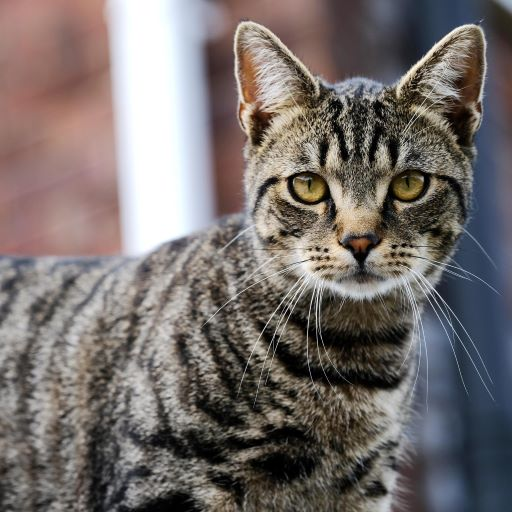
#> input picture Photos/cat.jpg, 512 x 512 px
$ jupyter execute masking.ipynb
#> lines starting #> are read from the running program, lines starting #| are printed output that depends on the picture; after the words box and inside, x2 and y2 are one past the last pixel; in counts of white or black regions, pixels touching at a corner belong together
[cell 1]
import cv2 as cv
import numpy as np

[cell 2]
img = cv.imread("Photos/cat.jpg")
#> img is the input picture: shape (512, 512, 3); mean B, G, R 108.4, 110.5, 117.9

blank = np.zeros(img.shape[:2],dtype='uint8')

mask = cv.circle(blank,(blank.shape[1]//2, blank.shape[0]//2), 100, 255, -1)
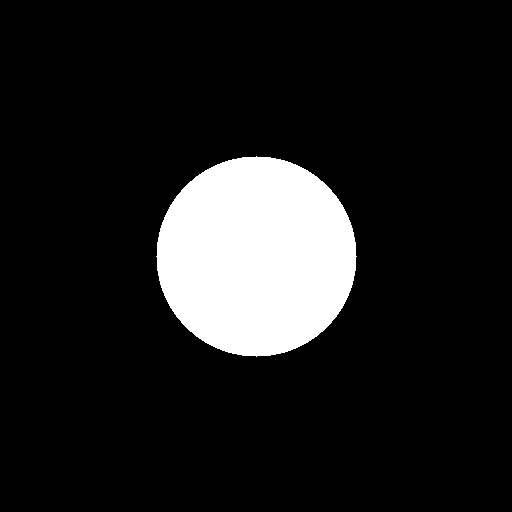
#> blank: shape (512, 512); 12% white; 1 white region, box (x1, y1, x2, y2) and area: (156, 156, 357, 357) 31417

cv.imshow("Mask",mask)

masked_img = cv.bitwise_and(img,img,mask=mask)
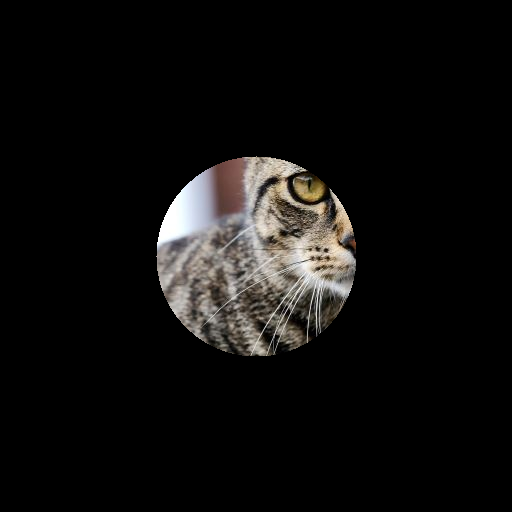
#> masked_img: shape (512, 512, 3); mean B, G, R 14.1, 15.1, 16.1
cv.imshow("Masked Image",masked_img)
cv.waitKey(0)

$ run again, with Photos/group.jpeg copied over Photos/cat.jpg
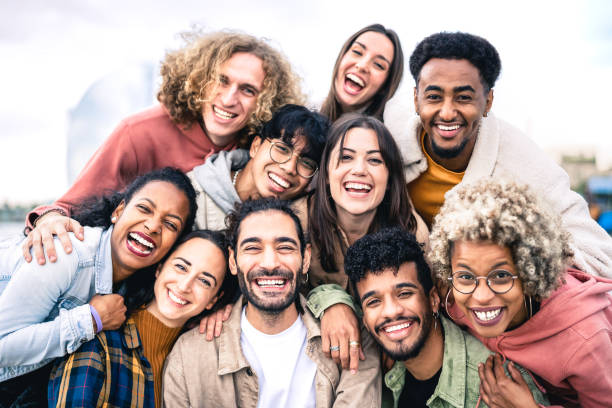
#> input picture Photos/group.jpeg, 612 x 408 px
#> img is the input picture: shape (408, 612, 3); mean B, G, R 156.2, 161.2, 181.9
#> `mask = cv.circle(blank,(blank.shape[1]//2, blank.shape[0]//2), 100, 25..`:
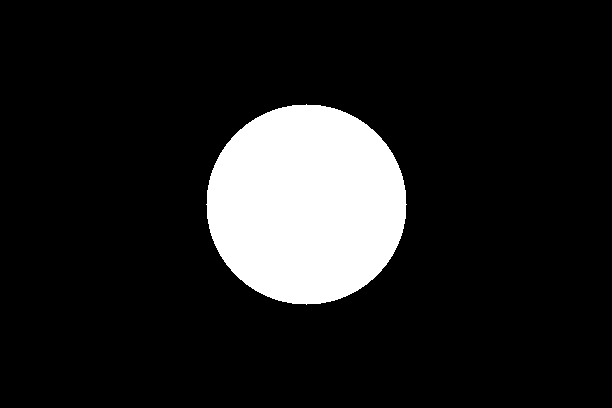
#> blank: shape (408, 612); 12.6% white; 1 white region, box (x1, y1, x2, y2) and area: (206, 104, 407, 305) 31417
#> `masked_img = cv.bitwise_and(img,img,mask=mask)`:
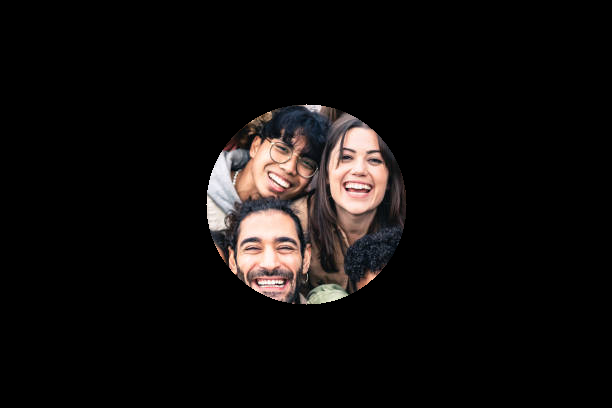
#> masked_img: shape (408, 612, 3); mean B, G, R 13.1, 13.9, 16.6
